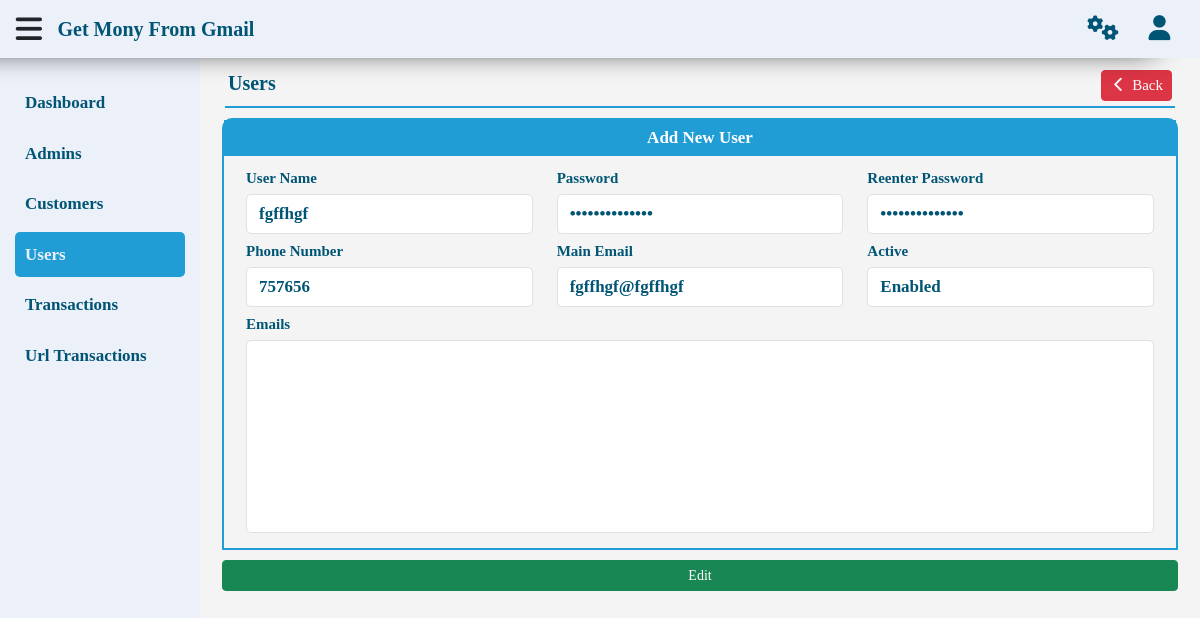
/gmr/users.php?Page=Edit&ID=39 (signed in), run on the app's committed database.
### tables this page shows
CREATE TABLE `users` (
  `id` int(11) NOT NULL,
  `username` text NOT NULL,
  `pass` text NOT NULL,
  `phone` text NOT NULL,
  `main_email` varchar(255) NOT NULL,
  `email` text NOT NULL,
  `us_date` timestamp NOT NULL DEFAULT current_timestamp(),
  `active` int(1) NOT NULL DEFAULT 1,
  `type` int(1) NOT NULL DEFAULT 2
);

### gmr/function.php (called while the page is built, shortened)
<?php
function id() {
    if (isset($_GET['ID']) && is_numeric($_GET['ID']) && !empty($_GET['ID'])) {
        return intval($_GET['ID']);
    }
}
function getItem($table, $value, $where, $select) {
    global $con;
    $statment = $con->prepare("SELECT * FROM $table WHERE $where");
    $statment->execute(array($value));
    $fetch = $statment->fetch();
    return $fetch[$select];
}

### gmr/inc/page/users/edit.php (the view, shortened to what this page needs)
<div class="content">
    <nav class="navbar navbar-expand-lg">
        <a class="navbar-brand">
            <span><?php echo $pageTitle ?></span>
        </a>
        <div class="collapse navbar-collapse" id="navbarSupportedContent">
            <ul class="navbar-nav me-auto mb-2 mb-lg-0">
                <li class="nav-item">
                    <a
                    class="nav-link btn btn-danger btn-sm"
                    aria-current="page"
                    href="<?php if($_SESSION['idForsan'] == 1){echo '?Page=View';}else{echo 'report.php?Page=View';}?>">
                        <i class="fa fa-chevron-left fa-fw"></i>
                        <span>Back</span>
                    </a>
                </li>
            </ul>
        </div>
    </nav>
    <form method="post" enctype="multipart/form-data">
        <div class="container">
            <div class="panel">
                <div class="panel-heading">Add New User</div>
                <div class="panel-body">
                    <div class="row">
                        <div class="col-md-4 col-sm-6">
                            <div class="form-group">
                                <label>User Name</label>
                                <input
                                    type="text"
                                    name="username"
                                    class="form-control"
                                    autocomplete="off"
                                    value="<?php if(isset($username)){echo$username;}else{echo getItem('users',id(),'id=?','username');}?>">
                            </div>
                        </div>
                        <div class="col-md-4 col-sm-6">
                            <div class="form-group">
                                <label>Password</label>
                                <input
                                    type="password"
                                    name="password1"
                                    class="form-control"
                                    autocomplete="off"
                                    value="<?php if(isset($password1)){echo$password1;}else{echo getItem('users',id(),'id=?','pass');}?>">
                            </div>
                        </div>
                        <div class="col-md-4 col-sm-6">
                            <div class="form-group">
                                <label>Reenter Password</label>
                                <input
                                    type="password"
                                    name="password2"
                                    class="form-control"
                                    autocomplete="off"
                                    value="<?php if(isset($password2)){echo$password2;}else{echo getItem('users',id(),'id=?','pass');}?>">
                            </div>
                        </div>
                        <div class="col-md-4 col-sm-6">
                            <div class="form-group">
                                <label>Phone Number</label>
                                <input
                                    type="number"
                                    name="phone"
                                    class="form-control"
                                    autocomplete="off"
                                    value="<?php if(isset($phone)){echo$phone;}else{echo getItem('users',id(),'id=?','phone');}?>">
                            </div>
                        </div>
                        <div class="col-md-4 col-sm-6">
                            <div class="form-group">
                                <label>Main Email</label>
                                <input
                                    type="text"
                                    name="main"
                                    class="form-control"
                                    autocomplete="off"
                                    value="<?php if(isset($main)){echo$main;}else{echo getItem('users',id(),'id=?','main_email');}?>">
                            </div>
                        </div>
                        <div class="col-md-4 col-sm-6">
                            <div class="form-group">
                                <label>Active</label>
                                <div class="form-group">
                                    <select name="active" class="form-control">
                                        <option value="1"<?php if (getItem('users',id(),'id=?','active')==1){echo'selected';}?>>Enabled</option>
                                    </select>
                                </div>
                            </div>
                        </div>
                        <div class="col-12">
                            <div class="form-group">
                                <label>Emails</label>
                                <textarea name="email" class="form-control" autocomplete="off" rows="7"><?php if(isset($email)){echo$email;}else{echo getItem('users',id(),'id=?','email');}?></textarea>
                            </div>
                        </div>
                    </div>
                </div>
            </div>
            <div class="form-group">
                <button type="submit" class="btn btn-success btn-sm">Edit</button>
            </div>
        </div>
    </form>
</div>

### gmr/lay/css/style.css (style rules this page uses)
:root { --background: #ebf0f9; --primary: white; --secondry: #005575; --third: #219dd5; }
* { box-sizing: border-box; font-family: 'Cairo'; }
body { background-color: #f4f4f4; }
ul { list-style: none; }
a { text-decoration: none; }
P, ul, h1, h2, h3, h4, h5, h6 { margin: 0; padding: 0; }
.row { margin: 0; }
.content { position: relative; top: 50px; left: 200px; width: calc(100% - 200px); transition: .3s; padding: 10px; }
.navbar { border-bottom: 2px solid var(--third); margin: 0 15px 10px; padding: 3px; }
.navbar .navbar-brand { color: var(--secondry); font-weight: bold; font-size: 20px; margin: 0; }
.navbar ul { margin: 5px 0; }
.navbar ul a,.navbar ul a:hover,.navbar ul a:focus { padding: 3px; color: white; font-size: 15px; }
.panel { border: 2px solid var(--third); margin-bottom: 10px; border-radius: 10px 10px 0 0; }
.panel .panel-heading { padding: 5px; font-size: 17px; font-weight: bold; background-color: var(--third); color: var(--primary); text-align: center; }
.panel .panel-body { padding: 10px; }
form .form-group { position: relative; padding: 0; }
form .form-group label { color: var(--secondry); font-size: 15px; font-weight: bold; margin-right: 3px; margin-bottom: 5px; }
form .form-group select { margin: 0; }
form .form-group textarea { resize: none; }
form .form-group input, form .form-group select, form .form-group textarea { width: 100%; margin-bottom: 5px; font-weight: bold; font-size: 17px; color: var(--secondry) !important; direction: ltr; border-radius: 5px; display: block; }
form .form-group button { width: 100%; }

### data on the page
users: username "fgffhgf", phone "757656", main "fgffhgf@fgffhgf", active "Enabled"

### other printed values
$pageTitle "Users"
